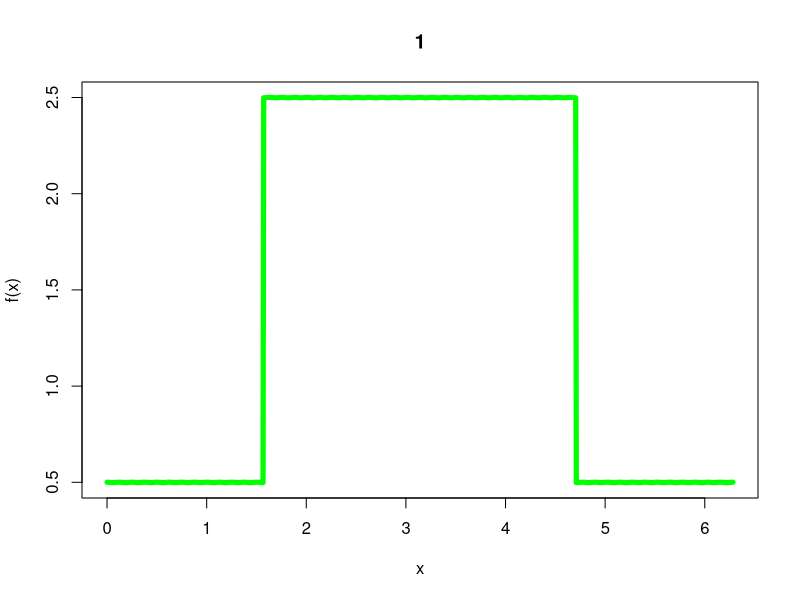
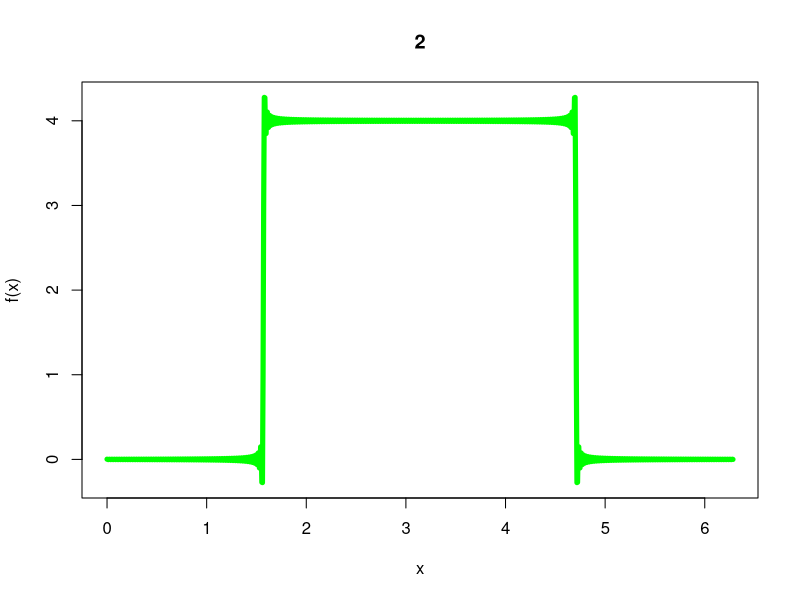
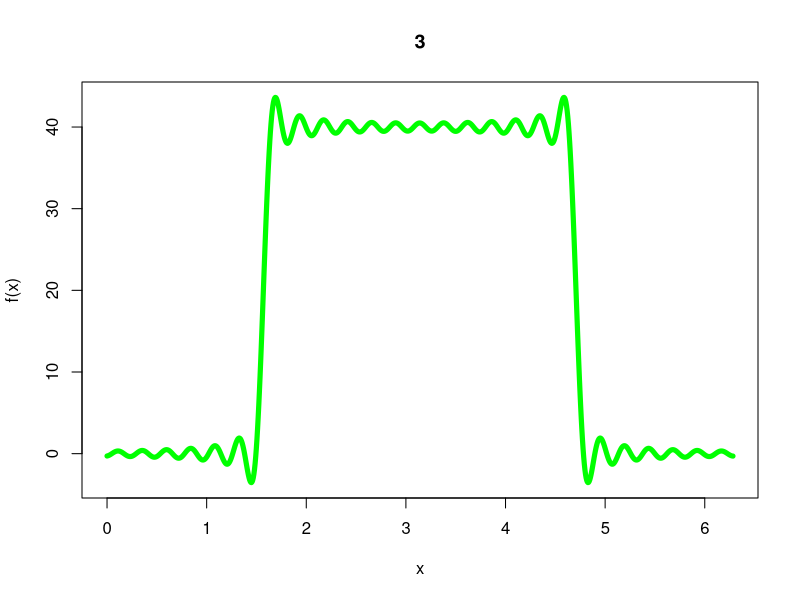

Recreate these plots in R, in order.
rm(list = ls())
#Apo 0 ews L
L=2*pi
N=1024
dx=L/(N-1)
x=seq(0,L,dx)
#Dialegw synartiseis apo tis parakatw gia copy sto console
#1) f synartisi =1 endiamesa, =0 e3w
f<-function(N){
  z<- vector(length = N)
  for(i in 0:N){
    z[i]<-ifelse(i>N/4 & i<3*N/4, 1,0 )
  }
  z
}


#Mexri edw dialega synartiseis
#Twra ypologismoi

f_x<-data.frame(f(N))
f__x<- f_x$f[0:N]  #ayto thelw
#To parapanw mporousa na to kanw kai me to function pull()
A0<- 2/L*sum( f__x)*dx
fFS=A0/2



g_x<-function(n){
for(k in 1:N/n){
  Ak<- 2/L* sum(f__x*cos(pi*k*x/L))*dx
  Bk<- 2/L* sum(f__x*sin(pi*k*x/L))*dx
  fFS<-fFS+ Ak*cos(pi*k*x/L) + Bk*sin(pi*k*x/L)
  }   
  fFS
}
plot(x,g_x(0.01),type="l", col="green", lwd=5, xlab="x", ylab="f(x)", main="1")
dev.new()
plot(x,g_x(2),type="l", col="green", lwd=5, xlab="x", ylab="f(x)", main="2")
dev.new()
plot(x,g_x(20),type="l", col="green", lwd=5, xlab="x", ylab="f(x)", main="3")


#2) f synartisi |x-pi|
f<-function(N){
  z<- vector(length = N)
  for(i in 0:N){
    z[i]<-ifelse(i<N/2, (L/2)-L*(i/N),L*(i/N)-L/2 )
  }
  z
}
